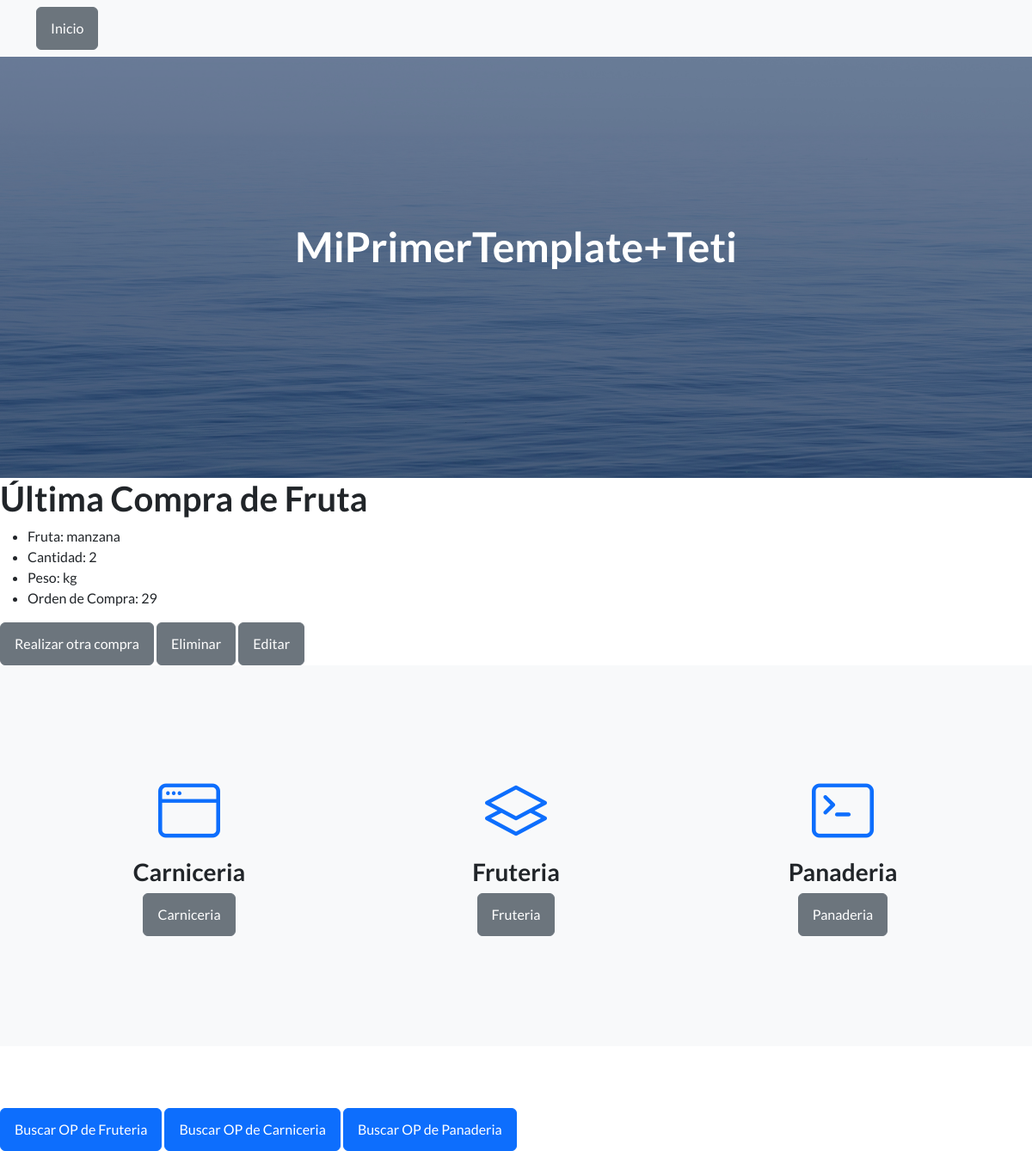
The app's page /app1/leer_fruta/, older data.
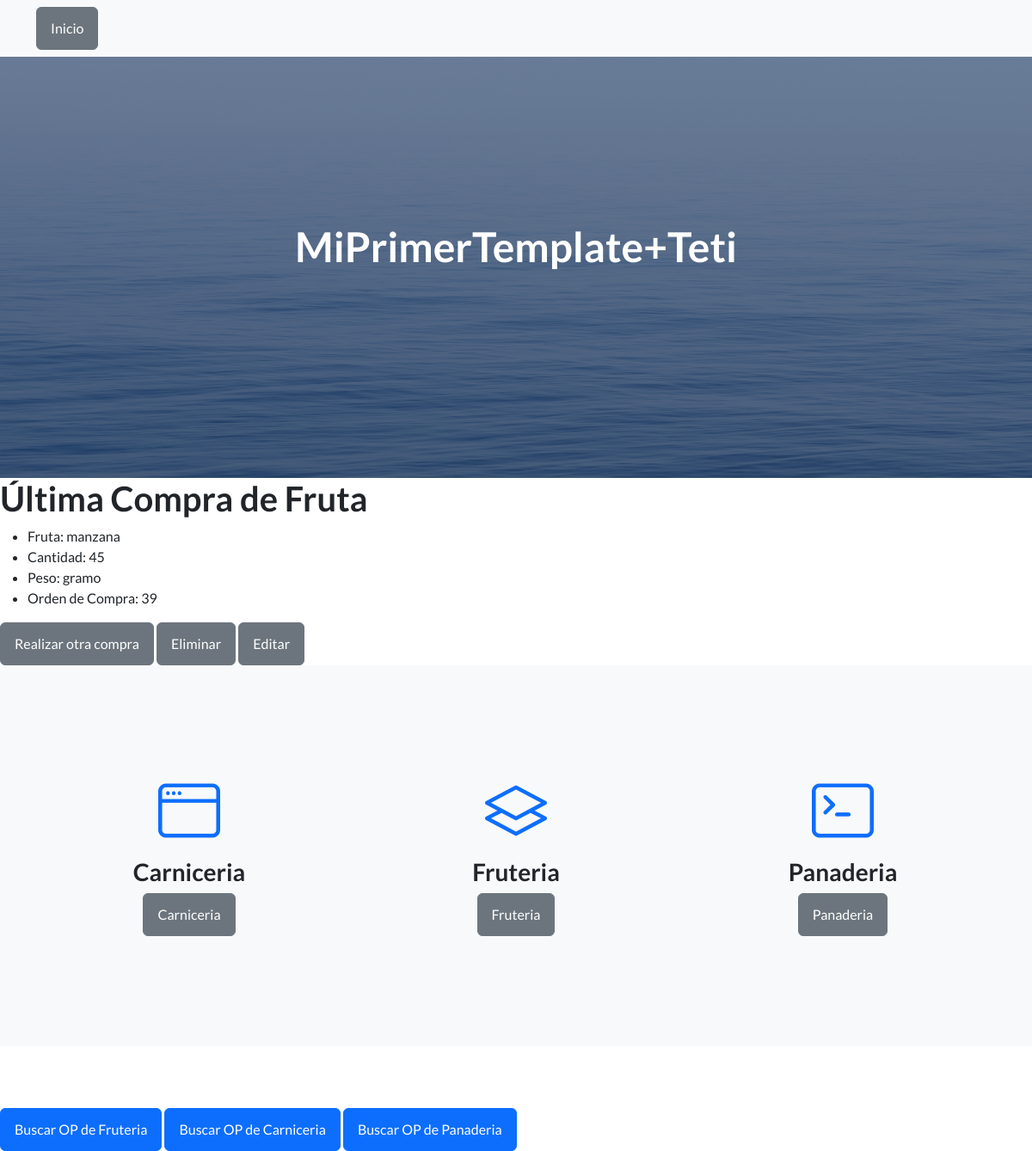
The same page, newer data.
### app1/models.py (models this page shows, shortened)
class Fruta(models.Model):
    id = models.AutoField(primary_key=True)
    fruta = models.CharField(max_length=100)
    cantidad = models.IntegerField()
    peso = models.CharField(max_length=100, default="0.0")

### app1/views.py (the view)
# urls.py: path('leer_fruta/', views.leer_fruta, name='leer_fruta'),
def leer_fruta(request):
    compra_fruta = Fruta.objects.last()  # Obtiene el último registro
    return render(request, 'leer_fruta.html', {'compra_fruta': compra_fruta})

### Template/leer_fruta.html (shortened to what this page needs)
{% extends 'index.html' %}
{% block content %}
<!DOCTYPE html>
<html>
<head>
</head>
<body>
    <h1>Última Compra de Fruta</h1>
    <ul>
        <li>Fruta: {{ compra_fruta.fruta }}</li>
        <li>Cantidad: {{ compra_fruta.cantidad }}</li>
        <li>Peso: {{ compra_fruta.peso }}</li>
        <li>Orden de Compra: {{ compra_fruta.id }}</li>
    </ul>
    <a href="{% url 'app1:fruta' %}" class="btn btn-secondary">Realizar otra compra</a>
    <a href="{% url 'app1:eliminar_fruta' compra_fruta.id %}" class="btn btn-secondary">Eliminar</a>
    <a href="{% url 'app1:editar_fruta' compra_fruta.id %}" class="btn btn-secondary">Editar</a>
</body>
</html>
{% endblock %}

### Template/index.html (shortened to what this page needs)
{% load static %}
<!DOCTYPE html>
<html lang="en">
    <head>
        <link href="https://cdn.jsdelivr.net/npm/bootstrap-icons@1.5.0/font/bootstrap-icons.css" rel="stylesheet" type="text/css" />
        <link href="{% static 'css/styles.css' %}" rel="stylesheet" />
    </head>
    <body>
        <nav class="navbar navbar-light bg-light static-top">
            <div class="container">
                <a href="{% url 'app1:index' %}" class="btn btn-secondary">Inicio</a>
            </div>
        </nav>
        <header class="masthead">
            <div class="container position-relative">
                <div class="row justify-content-center">
                    <div class="col-xl-6">
                        <div class="text-center text-white">
                            <h1 class="mb-5">MiPrimerTemplate+Teti</h1>
                        </div>
                    </div>
                </div>
            </div>
        </header>
        {% block content %}{% endblock %}
        <section class="features-icons bg-light text-center">
            <div class="container">
                <div class="row">
                    <div class="col-lg-4">
                        <div class="features-icons-item mx-auto mb-5 mb-lg-0 mb-lg-3">
                            <div class="features-icons-icon d-flex"><i class="bi-window m-auto text-primary"></i></div>
                            <h3>Carniceria</h3>
                            <a href="{% url 'app1:carniceria' %}" class="btn btn-secondary">Carniceria</a>
                        </div>
                    </div>
                    <div class="col-lg-4">
                        <div class="features-icons-item mx-auto mb-5 mb-lg-0 mb-lg-3">
                            <div class="features-icons-icon d-flex"><i class="bi-layers m-auto text-primary"></i></div>
                            <h3>Fruteria</h3>
                            <a href="{% url 'app1:fruta' %}" class="btn btn-secondary">Fruteria</a>
                        </div>
                    </div>
                    <div class="col-lg-4">
                        <div class="features-icons-item mx-auto mb-0 mb-lg-3">
                            <div class="features-icons-icon d-flex"><i class="bi-terminal m-auto text-primary"></i></div>
                            <h3>Panaderia</h3>
                            <a href="{% url 'app1:panaderia' %}" class="btn btn-secondary">Panaderia</a>
                        </div>
                    </div>
                </div>
            </div>
        </section>
        <br>
        <br>
        <br>
        <a href="{% url 'app1:buscar_fruta_por_id' %}" class="btn btn-primary">Buscar OP de Fruteria</a>
        <a href="{% url 'app1:buscar_carne_por_id' %}" class="btn btn-primary">Buscar OP de Carniceria</a>
        <a href="{% url 'app1:buscar_pan_por_id' %}" class="btn btn-primary">Buscar OP de Panaderia</a>
    </body>
    </body>
</html>

Row changes from the older to the newer data that the page shows:
removed Fruta: fruta "manzana", cantidad "2", peso "kg", id "29"
added Fruta: fruta "manzana", cantidad "45", peso "gramo", id "39"
